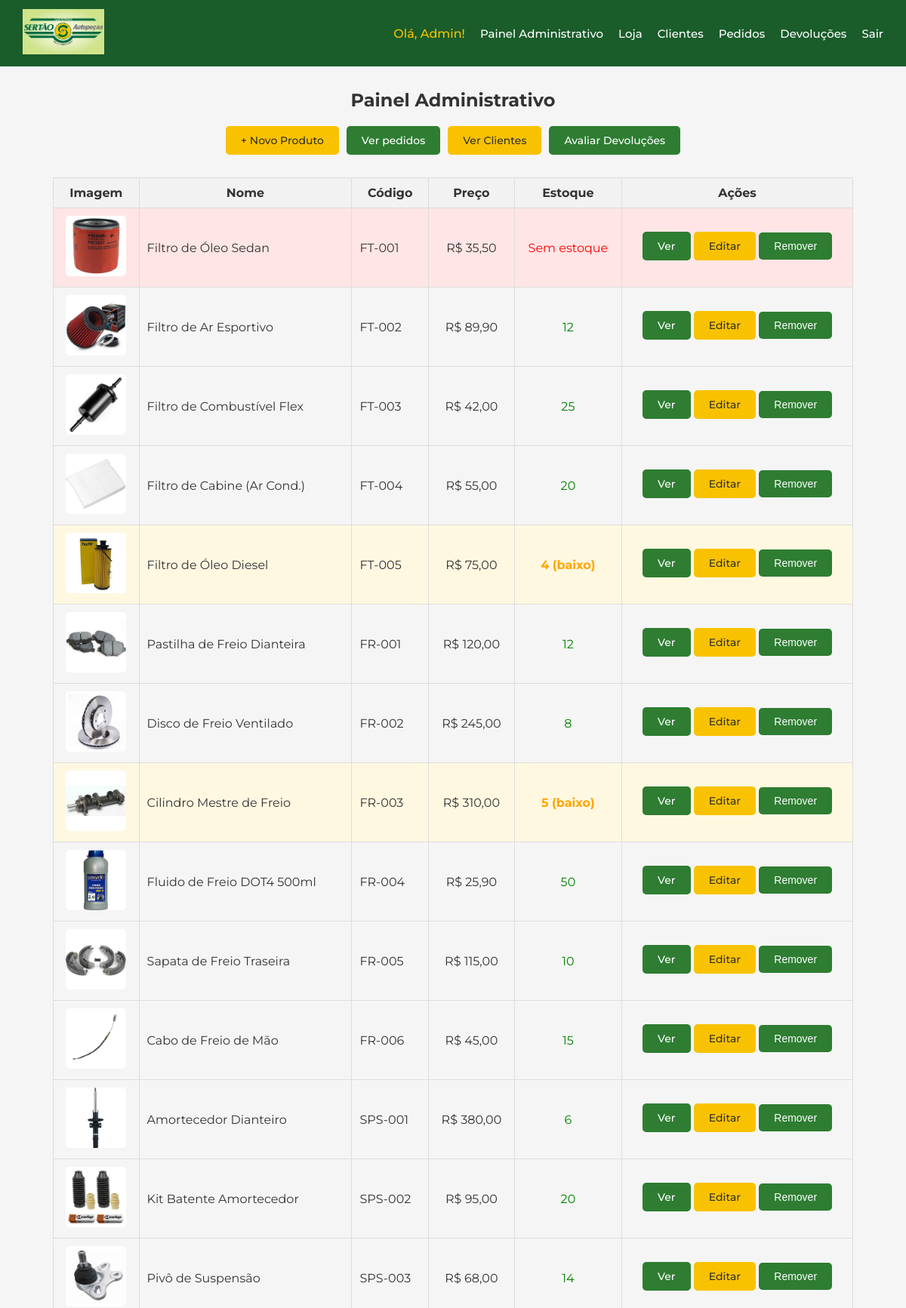
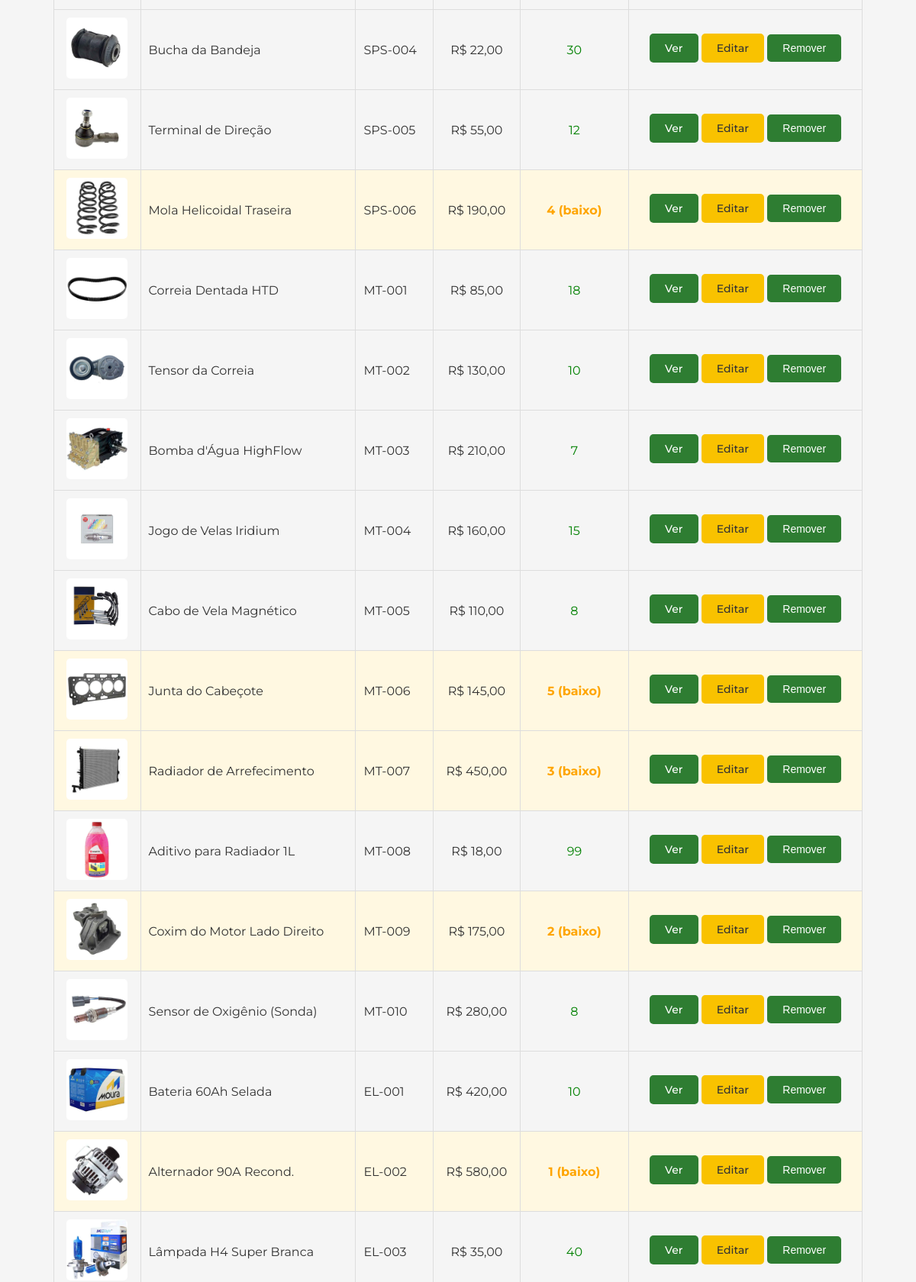
The app's page /admin (signed in, upper part) with its own data (2 pictures, top to bottom).
### app/models.py (models this page shows)
class Usuario(UserMixin, db.Model):
    id = db.Column(db.Integer, primary_key=True)
    nome = db.Column(db.String(100), nullable=False)
    email = db.Column(db.String(100), nullable=False, unique=True)
    senha = db.Column(db.String(100), nullable=False)
    perfil = db.Column(db.String(100), nullable=False)
    endereco = db.Column(db.String(200), nullable=True)
    cidade = db.Column(db.String(100), nullable=True)
    estado = db.Column(db.String(2), nullable=True)
    cep = db.Column(db.String(9), nullable=True)
    data_cadastro = db.Column(db.DateTime, default=agora_brasilia)
    pedidos = db.relationship('Pedido', back_populates='usuario')

class Produto(db.Model):
    id = db.Column(db.Integer, primary_key=True)
    nome = db.Column(db.String(100), nullable=False)
    codigo = db.Column(db.String(100), nullable=False, unique=True)
    categoria = db.Column(db.String(100), nullable=False)
    preco = db.Column(db.Float, nullable=False)
    quantidade = db.Column(db.Integer, nullable=False, default=0)
    imagem = db.Column(db.String(200), nullable=True, default='default.jpg')

### app/routes/admin.py (the view)
@admin.route('/admin')
@login_required
def painel_admin():
    if current_user.perfil != 'ADMIN':
        return redirect('/loja')
    produtos = Produto.query.all()
    return render_template('admin/inventario.html', produtos=produtos)

### app/models.py (called while the page is built)
@login_manager.user_loader
def load_user(user_id):
    return Usuario.query.get(int(user_id))

### app/templates/admin/inventario.html (shortened to what this page needs)
{% extends 'base.html' %}
{% block conteudo %}
<h2 style="text-align: center;">Painel Administrativo</h2>
<div style="margin-top: 20px; display: flex; justify-content: center; gap: 10px; flex-wrap: wrap;">
    <a href="/admin/produto/novo" class="btn btn-primary">
        + Novo Produto
    </a>
    <a href="/admin/pedidos" class="btn btn-secondary">
        Ver pedidos
    </a>
        <a href="/admin/clientes" class="btn btn-primary">
        Ver Clientes
    </a>
    <a href="/admin/devolucoes" class="btn btn-secondary">
        Avaliar Devoluções
    </a>
</div>
<table style="width: 100%; border-collapse: collapse; margin-top: 30px;">
    <thead>
        <tr style="background-color: #f2f2f2;">
            <th style="padding: 10px; border: 1px solid #ddd;">Imagem</th>
            <th style="padding: 10px; border: 1px solid #ddd;">Nome</th>
            <th style="padding: 10px; border: 1px solid #ddd;">Código</th>
            <th style="padding: 10px; border: 1px solid #ddd;">Preço</th>
            <th style="padding: 10px; border: 1px solid #ddd;">Estoque</th>
            <th style="padding: 10px; border: 1px solid #ddd;">Ações</th>
        </tr>
    </thead>
    <tbody>
    {% for produto in produtos %}
        <tr
            {% if produto.quantidade == 0 %}
                style="background-color: #ffe5e5;"
            {% elif produto.quantidade <= 5 %}
                 style="background-color: #fff8e1;"
            {% endif %}
            >
            <td style="padding: 10px; border: 1px solid #ddd; text-align: center;">
                {% if produto.imagem %}
                    <img src="/static/uploads/{{ produto.imagem }}"
                         style="width: 80px; height: 80px; object-fit: cover; border-radius: 5px;">
                {% else %}
                    <span>Sem imagem</span>
                {% endif %}
            </td>
            <td style="padding: 10px; border: 1px solid #ddd;">
                {{ produto.nome }}
            </td>
            <td style="padding: 10px; border: 1px solid #ddd;">
                {{ produto.codigo }}
            </td>
            <td style="padding: 10px; border: 1px solid #ddd; text-align: center;">
                R$ {{ produto.preco | moeda }}
            </td>
            <td style="padding: 10px; border: 1px solid #ddd; text-align: center;">
                {% if produto.quantidade > 0 %}
                    <span style="color: green;">
                        {% if produto.quantidade == 0 %}
                            <span style="color: red; font-weight: bold;">
                                Sem estoque
                            </span>
                        {% elif produto.quantidade <= 5 %}
                            <span style="color: orange; font-weight: bold;">
                                {{ produto.quantidade }} (baixo)
                            </span>
                        {% else %}
                            <span style="color: green;">
                                {{ produto.quantidade }}
                            </span>
                        {% endif %}
                    </span>
                {% else %}
                    <span style="color: red;">
                        Sem estoque
                    </span>
                {% endif %}
            </td>
            <td style="padding: 10px; border: 1px solid #ddd; text-align: center;">
                <a href="/produto/{{ produto.id }}"
                   class="btn btn-secondary"
                   style="margin-bottom: 5px; display: inline-block;">
                    Ver
                </a>
                <a href="/admin/produto/editar/{{ produto.id }}"
                   class="btn btn-primary"
                   style="margin-bottom: 5px; display: inline-block;">
                    Editar
                </a>
                <form action="/admin/produto/remover" method="POST" style="display: inline;">
                    <button type="submit" class="btn btn-secondary"
                            onclick="return confirm('Tem certeza que deseja remover este produto?')">
                        Remover
                    </button>
                </form>
            </td>
        </tr>
    {% endfor %}
    </tbody>
</table>
{% endblock %}

### app/templates/base.html (shortened to what this page needs)
<!DOCTYPE html>
<html lang="pt-BR">
<head>
    <link rel="stylesheet" href="{{ url_for('static', filename='css/base.css') }}">
    <link rel="stylesheet" href="{{ url_for('static', filename='css/layout.css') }}">
    <link rel="stylesheet" href="{{ url_for('static', filename='css/componentes.css') }}">
    <link rel="stylesheet" href="{{ url_for('static', filename='css/utils.css') }}">
    <link rel="stylesheet" href="{{ url_for('static', filename='css/carrinho.css') }}">
    <link rel="stylesheet" href="{{ url_for('static', filename='css/toast.css') }}">
</head>
<body>
<nav class="navbar">
    <a href="/loja">
        <img src="{{ url_for('static', filename='uploads/logo.jpeg') }}" alt="Sertão Autopeças">
    </a>
    <div class="navbar-links" id="navbar-links">
        {% if current_user.is_authenticated %}
            <span class="navbar-user">Olá, {{ current_user.nome }}!</span>
            {% if current_user.perfil == 'CLIENTE' %}
                <a href="/loja">Loja</a>
                <a href="/carrinho" aria-label="Carrinho" style="position: relative; text-decoration: none; color: white;">
                    🛒
                    <span id="badge-carrinho"></span>
                </a>
                <a href="/meus-pedidos">Meus Pedidos</a>
            {% else %}
                <a href="/admin">Painel Administrativo</a>
                <a href="/">Loja</a>
                <a href="/admin/clientes">Clientes</a>
                <a href="/admin/pedidos">Pedidos</a>
                <a href="/admin/devolucoes">Devoluções</a>
            {% endif %}
            <a href="/logout">Sair</a>
        {% else %}
            <a href="/loja">Loja</a>
            <a href="/login">Login</a>
            <a href="/cadastro">Cadastre-se</a>
        {% endif %}
    </div>
</nav>
<div class="container">
    {% block conteudo %}{% endblock %}
</div>
</body>
</html>

### app/static/css/base.css (style rules this page uses)
* { margin: 0; padding: 0; box-sizing: border-box; }
body { font-family: 'Montserrat', sans-serif; background-color: #f5f5f5; color: #333333; display: flex; flex-direction: column; min-height: 100vh; }

### app/static/css/layout.css (style rules this page uses)
.navbar { background-color: #1a5c2a; padding: 12px 30px; display: flex; align-items: center; justify-content: space-between; }
.navbar img { height: 60px; }
.navbar-links { display: flex; align-items: center; gap: 20px; }
.navbar-links a { color: #ffffff; text-decoration: none; font-weight: 500; font-size: 15px; }
.navbar-user { color: #f9c200; font-weight: 500; }
.container { max-width: 1100px; width: 100%; margin: 30px auto; padding: 0 20px; flex: 1; }

### app/static/css/componentes.css (style rules this page uses)
.btn { display: inline-block; padding: 10px 20px; border: none; border-radius: 5px; cursor: pointer; font-size: 14px; font-weight: 500; text-decoration: none; }
.btn-primary { background-color: #f9c200; color: #333333; }
.btn-secondary { background-color: #2e7d32; color: white; }

### records on screen
Usuario: nome "Admin"
Produto: imagem (picture), nome "Filtro de Óleo Sedan", codigo "FT-001", preco|moeda "35,50", quantidade "Sem estoque"
Produto: imagem (picture), nome "Filtro de Ar Esportivo", codigo "FT-002", preco|moeda "89,90", quantidade "12"
Produto: imagem (picture), nome "Filtro de Combustível Flex", codigo "FT-003", preco|moeda "42,00", quantidade "25"
Produto: imagem (picture), nome "Filtro de Cabine (Ar Cond.)", codigo "FT-004", preco|moeda "55,00", quantidade "20"
Produto: imagem (picture), nome "Filtro de Óleo Diesel", codigo "FT-005", preco|moeda "75,00", quantidade "4"
Produto: imagem (picture), nome "Pastilha de Freio Dianteira", codigo "FR-001", preco|moeda "120,00", quantidade "12"
Produto: imagem (picture), nome "Disco de Freio Ventilado", codigo "FR-002", preco|moeda "245,00", quantidade "8"
Produto: imagem (picture), nome "Cilindro Mestre de Freio", codigo "FR-003", preco|moeda "310,00", quantidade "5"
Produto: imagem (picture), nome "Fluido de Freio DOT4 500ml", codigo "FR-004", preco|moeda "25,90", quantidade "50"
Produto: imagem (picture), nome "Sapata de Freio Traseira", codigo "FR-005", preco|moeda "115,00", quantidade "10"
Produto: imagem (picture), nome "Cabo de Freio de Mão", codigo "FR-006", preco|moeda "45,00", quantidade "15"
Produto: imagem (picture), nome "Amortecedor Dianteiro", codigo "SPS-001", preco|moeda "380,00", quantidade "6"
Produto: imagem (picture), nome "Kit Batente Amortecedor", codigo "SPS-002", preco|moeda "95,00", quantidade "20"
Produto: imagem (picture), nome "Pivô de Suspensão", codigo "SPS-003", preco|moeda "68,00", quantidade "14"
Produto: imagem (picture), nome "Bucha da Bandeja", codigo "SPS-004", preco|moeda "22,00", quantidade "30"
Produto: imagem (picture), nome "Terminal de Direção", codigo "SPS-005", preco|moeda "55,00", quantidade "12"
Produto: imagem (picture), nome "Mola Helicoidal Traseira", codigo "SPS-006", preco|moeda "190,00", quantidade "4"
Produto: imagem (picture), nome "Correia Dentada HTD", codigo "MT-001", preco|moeda "85,00", quantidade "18"
Produto: imagem (picture), nome "Tensor da Correia", codigo "MT-002", preco|moeda "130,00", quantidade "10"
Produto: imagem (picture), nome "Bomba d'Água HighFlow", codigo "MT-003", preco|moeda "210,00", quantidade "7"
Produto: imagem (picture), nome "Jogo de Velas Iridium", codigo "MT-004", preco|moeda "160,00", quantidade "15"
Produto: imagem (picture), nome "Cabo de Vela Magnético", codigo "MT-005", preco|moeda "110,00", quantidade "8"
Produto: imagem (picture), nome "Junta do Cabeçote", codigo "MT-006", preco|moeda "145,00", quantidade "5"
Produto: imagem (picture), nome "Radiador de Arrefecimento", codigo "MT-007", preco|moeda "450,00", quantidade "3"
Produto: imagem (picture), nome "Aditivo para Radiador 1L", codigo "MT-008", preco|moeda "18,00", quantidade "99"
Produto: imagem (picture), nome "Coxim do Motor Lado Direito", codigo "MT-009", preco|moeda "175,00", quantidade "2"
Produto: imagem (picture), nome "Sensor de Oxigênio (Sonda)", codigo "MT-010", preco|moeda "280,00", quantidade "8"
Produto: imagem (picture), nome "Bateria 60Ah Selada", codigo "EL-001", preco|moeda "420,00", quantidade "10"
Produto: imagem (picture), nome "Alternador 90A Recond.", codigo "EL-002", preco|moeda "580,00", quantidade "1"
Produto: imagem (picture), nome "Lâmpada H4 Super Branca", codigo "EL-003", preco|moeda "35,00", quantidade "40"
